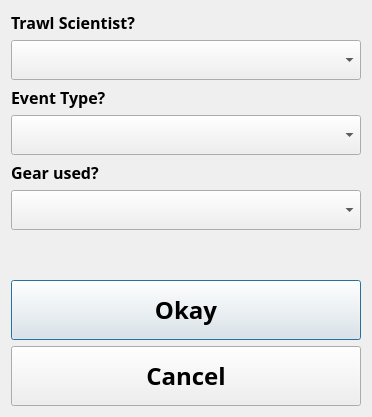
<?xml version="1.0" encoding="UTF-8"?>
<ui version="4.0">
 <class>Dialog</class>
 <widget class="QDialog" name="Dialog">
  <property name="geometry">
   <rect>
    <x>0</x>
    <y>0</y>
    <width>370</width>
    <height>417</height>
   </rect>
  </property>
  <property name="windowTitle">
   <string>Enter Event Parameters</string>
  </property>
  <property name="windowIcon">
   <iconset>
    <normaloff>../../icons/giant_clam.ico</normaloff>../../icons/giant_clam.ico</iconset>
  </property>
  <layout class="QVBoxLayout" name="verticalLayout_2">
   <item>
    <layout class="QVBoxLayout" name="verticalLayout">
     <item>
      <widget class="QLabel" name="label_3">
       <property name="font">
        <font>
         <family>Arial Black</family>
         <pointsize>12</pointsize>
         <weight>75</weight>
         <bold>true</bold>
        </font>
       </property>
       <property name="text">
        <string>Trawl Scientist?</string>
       </property>
      </widget>
     </item>
     <item>
      <widget class="QComboBox" name="cb_sci">
       <property name="sizePolicy">
        <sizepolicy hsizetype="Expanding" vsizetype="Fixed">
         <horstretch>0</horstretch>
         <verstretch>0</verstretch>
        </sizepolicy>
       </property>
       <property name="minimumSize">
        <size>
         <width>350</width>
         <height>40</height>
        </size>
       </property>
       <property name="maximumSize">
        <size>
         <width>350</width>
         <height>40</height>
        </size>
       </property>
       <property name="font">
        <font>
         <family>Arial Black</family>
         <pointsize>12</pointsize>
         <weight>75</weight>
         <bold>true</bold>
        </font>
       </property>
      </widget>
     </item>
     <item>
      <widget class="QLabel" name="label_2">
       <property name="font">
        <font>
         <family>Arial Black</family>
         <pointsize>12</pointsize>
         <weight>75</weight>
         <bold>true</bold>
        </font>
       </property>
       <property name="text">
        <string>Event Type?</string>
       </property>
      </widget>
     </item>
     <item>
      <widget class="QComboBox" name="cb_event_type">
       <property name="sizePolicy">
        <sizepolicy hsizetype="Preferred" vsizetype="Expanding">
         <horstretch>0</horstretch>
         <verstretch>0</verstretch>
        </sizepolicy>
       </property>
       <property name="minimumSize">
        <size>
         <width>350</width>
         <height>40</height>
        </size>
       </property>
       <property name="maximumSize">
        <size>
         <width>350</width>
         <height>40</height>
        </size>
       </property>
       <property name="font">
        <font>
         <family>Arial Black</family>
         <pointsize>12</pointsize>
         <weight>75</weight>
         <bold>true</bold>
        </font>
       </property>
      </widget>
     </item>
     <item>
      <widget class="QLabel" name="label">
       <property name="font">
        <font>
         <family>Arial Black</family>
         <pointsize>12</pointsize>
         <weight>75</weight>
         <bold>true</bold>
        </font>
       </property>
       <property name="text">
        <string>Gear used?</string>
       </property>
      </widget>
     </item>
     <item>
      <widget class="QComboBox" name="cb_gear">
       <property name="sizePolicy">
        <sizepolicy hsizetype="Preferred" vsizetype="Expanding">
         <horstretch>0</horstretch>
         <verstretch>0</verstretch>
        </sizepolicy>
       </property>
       <property name="minimumSize">
        <size>
         <width>350</width>
         <height>40</height>
        </size>
       </property>
       <property name="maximumSize">
        <size>
         <width>350</width>
         <height>40</height>
        </size>
       </property>
       <property name="font">
        <font>
         <family>Arial Black</family>
         <pointsize>12</pointsize>
         <weight>75</weight>
         <bold>true</bold>
        </font>
       </property>
      </widget>
     </item>
     <item>
      <spacer name="verticalSpacer">
       <property name="font">
        <font>
         <family>Arial Black</family>
         <weight>75</weight>
         <bold>true</bold>
        </font>
       </property>
       <property name="orientation">
        <enum>Qt::Vertical</enum>
       </property>
       <property name="sizeHint" stdset="0">
        <size>
         <width>20</width>
         <height>50</height>
        </size>
       </property>
      </spacer>
     </item>
     <item>
      <widget class="QPushButton" name="pb_ok">
       <property name="sizePolicy">
        <sizepolicy hsizetype="Minimum" vsizetype="Expanding">
         <horstretch>0</horstretch>
         <verstretch>0</verstretch>
        </sizepolicy>
       </property>
       <property name="minimumSize">
        <size>
         <width>350</width>
         <height>60</height>
        </size>
       </property>
       <property name="maximumSize">
        <size>
         <width>350</width>
         <height>60</height>
        </size>
       </property>
       <property name="font">
        <font>
         <family>Arial Black</family>
         <pointsize>18</pointsize>
         <weight>75</weight>
         <bold>true</bold>
        </font>
       </property>
       <property name="text">
        <string>Okay</string>
       </property>
      </widget>
     </item>
     <item>
      <widget class="QPushButton" name="pb_cancel">
       <property name="sizePolicy">
        <sizepolicy hsizetype="Minimum" vsizetype="Expanding">
         <horstretch>0</horstretch>
         <verstretch>0</verstretch>
        </sizepolicy>
       </property>
       <property name="minimumSize">
        <size>
         <width>350</width>
         <height>60</height>
        </size>
       </property>
       <property name="maximumSize">
        <size>
         <width>350</width>
         <height>60</height>
        </size>
       </property>
       <property name="font">
        <font>
         <family>Arial Black</family>
         <pointsize>18</pointsize>
         <weight>75</weight>
         <bold>true</bold>
        </font>
       </property>
       <property name="text">
        <string>Cancel</string>
       </property>
      </widget>
     </item>
    </layout>
   </item>
  </layout>
 </widget>
 <resources/>
 <connections/>
</ui>
